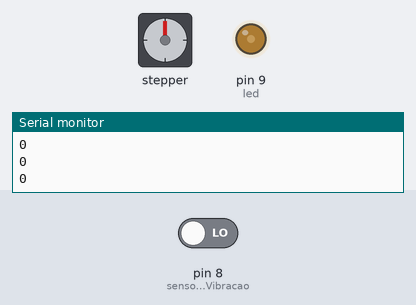
This sketch was run on a simulated Arduino Uno, built with avr-gcc and run on an emulated ATmega328P. On the bench: stepper motor, output pins drawn as LEDs (lit = HIGH), the last lines printed to the serial monitor. Inputs (shaded band) come from the test bench; at power-on: pin 8 (sensorDeVibracao) LOW. Stepper angles assume 65 steps per turn.

Above: at 1.2 s.
1.3 s: pin 8 (sensorDeVibracao) driven HIGH
At 1.66 s:
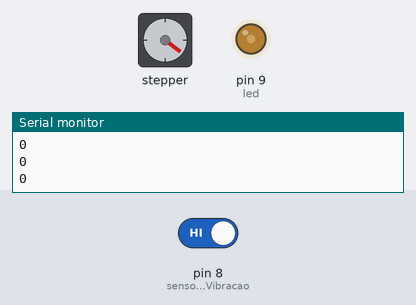
4.3 s: pin 8 (sensorDeVibracao) driven LOW
At 4.5 s:
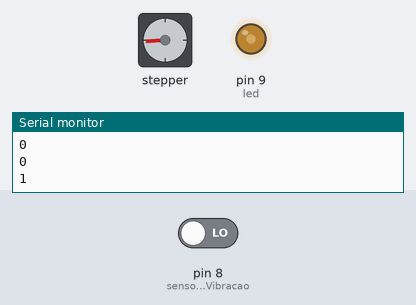
7.3 s: pin 8 (sensorDeVibracao) driven HIGH
At 7.7 s:
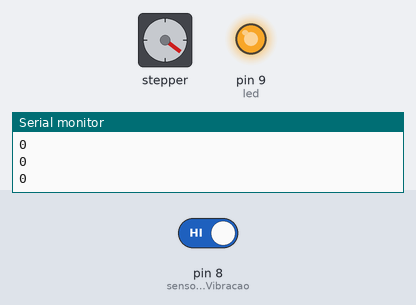
13.3 s: pin 8 (sensorDeVibracao) driven LOW
At 13.69 s:
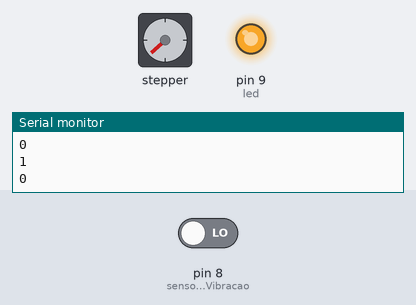
16.3 s: pin 8 (sensorDeVibracao) driven HIGH
At 16.75 s:
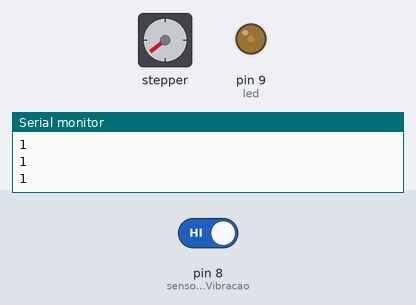
Timing chart, 0 to 45.0 s (numbered marks = the images above; inputs shaded):
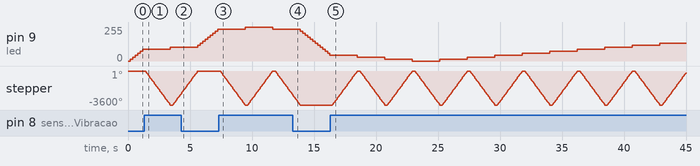

The sketch:

porteiro.ino
```cpp
#include <Stepper.h> // Incluindo a biblioteca do Motor de Passo

#define PORTA_FECHADA 0
#define PORTA_ABERTA 1

#define sensorDeVibracao 8

#define motor1 2
#define motor2 3
#define motor3 4
#define motor4 5

#define led 9

const int stepsPerRevolution = 65; // Numero de passo por volta
Stepper myStepper(stepsPerRevolution, motor1,motor2,motor3,motor4); // Faz a inicialização da Biblioteca usando as portas 8,9,10,11

int estado = 0; //estado da porta

int leituraSensorDeVibracao;

int luz = 0;
int fade = 15;

void setup() {
  Serial.begin(9600);

  pinMode(sensorDeVibracao, INPUT);

  myStepper.setSpeed(300); // velocidade do motor definida em 300

}

void acendeLed(){
  analogWrite(led, luz);
  luz = luz + fade;
  if(luz == 0 || luz == 255){
    fade = -fade;
  }
}

void loop() {
  leituraSensorDeVibracao = digitalRead(sensorDeVibracao);
  Serial.println(estado);

  if(leituraSensorDeVibracao == 1){
    switch(estado){
      case PORTA_FECHADA:
        for (int i = 0; i < 10; i++){
                myStepper.step(-stepsPerRevolution); // sentido horario

        }
        estado = PORTA_ABERTA;
        break;
      case PORTA_ABERTA:
        for (int i = 0; i < 10; i++){
              myStepper.step(stepsPerRevolution); // sentido anti-horario

        }
        estado = PORTA_FECHADA;
        break;
    }
  }
  acendeLed();
  delay(200);

}
```

Measured:
- after the input at 1.3 s, stepper: turns 3600° counter-clockwise in 2.0 s, then 1212° clockwise in 0.66 s
- after the input at 4.3 s, stepper: goes on until 5.6 s, then stays 0°
- after the input at 7.3 s, stepper: turns 3600° counter-clockwise in 2.0 s, then 3600° clockwise in 2.0 s, then 2520° counter-clockwise in 1.4 s
- after the input at 13.3 s, stepper: goes on until 13.9 s, then stays -3600°
- after the input at 16.3 s, stepper: turns 3600° clockwise in 2.0 s, then 3600° counter-clockwise in 2.0 s, repeating every 4.4 s
